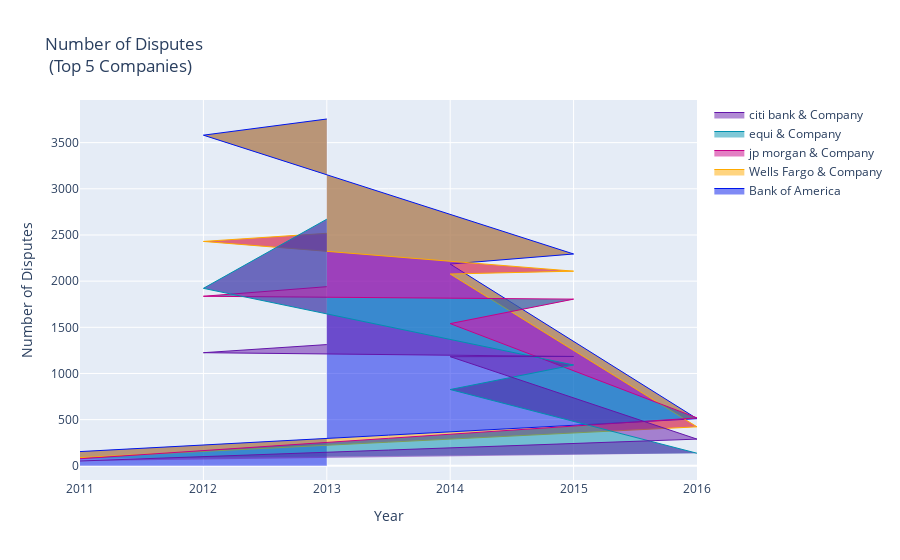

Notebook cell for this chart:
### Code cell
boa_disputes_chart = go.Scatter(
    x=years,
    y=boa_amount,
    text=boa_text,
    name='Bank of America', 
    hoverinfo='x+text',
    mode='lines',
    line=dict(width=1,
             color='rgb(0, 22, 235)',
             ),
    fill='tonexty'
)
wfc_disputes_chart = go.Scatter(
    x=years,
    y=wfc_amount,
    text=wfc_text,
    name='Wells Fargo & Company', 
    hoverinfo='x+text',
    mode='lines',
    line=dict(width=1,
             color='rgb(275, 170, 0)',
             ),
    fill='tonexty'
)
jp_disputes_chart = go.Scatter(
    x=years,
    y=jp_amount,
    text=jp_text,
    name='jp morgan & Company', 
    hoverinfo='x+text',
    mode='lines',
    line=dict(width=1,
             color='rgb(200, 0, 135)',
             ),
    fill='tonexty'
)

equi_disputes_chart = go.Scatter(
    x=years,
    y=equi_amount,
    text=eq_text,
    name='equi & Company', 
    hoverinfo='x+text',
    mode='lines',
    line=dict(width=1,
             color='rgb(0, 145, 175)',
             ),
    fill='tonexty'
)


citi_disputes_chart = go.Scatter(
    x=years,
    y=citi_amount,
    text=citi_text,
    name='citi bank & Company', 
    hoverinfo='x+text',
    mode='lines',
    line=dict(width=1,
             color='rgb(100, 22, 170)',
             ),
    fill='tonexty'
)
layout = dict(title = 'Number of Disputes <br> (Top 5 Companies)',
              xaxis = dict(title = 'Year'),
              yaxis = dict(title = 'Number of Disputes')
             )

data=[boa_disputes_chart,wfc_disputes_chart,jp_disputes_chart,equi_disputes_chart,citi_disputes_chart]
fig = dict(data=data, layout=layout)


iplot(fig, filename='basic-area-no-bound')

### Figure 1 — Plotly figure (JSON) as saved in the notebook; plotly's stock layout.template omitted (floating-point values rounded to 4 significant figures)
{"data": [{"fill": "tonexty", "hoverinfo": "x+text", "line": {"color": "rgb(0, 22, 235)", "width": 1}, "mode": "lines", "name": "Bank of America", "text": ["3756 \n disputes", "3581 \n disputes", "2294 \n disputes", "2185 \n disputes", "510 \n disputes", "154 \n disputes"], "type": "scatter", "x": [2013, 2012, 2015, 2014, 2016, 2011], "y": [3756, 3581, 2294, 2185, 510, 154]}, {"fill": "tonexty", "hoverinfo": "x+text", "line": {"color": "rgb(275, 170, 0)", "width": 1}, "mode": "lines", "name": "Wells Fargo & Company", "text": ["2518 \n disputes", "2430 \n disputes", "2108 \n disputes", "2077 \n disputes", "422 \n disputes", "89 \n disputes"], "type": "scatter", "x": [2013, 2012, 2015, 2014, 2016, 2011], "y": [2518, 2430, 2108, 2077, 422, 89]}, {"fill": "tonexty", "hoverinfo": "x+text", "line": {"color": "rgb(200, 0, 135)", "width": 1}, "mode": "lines", "name": "jp morgan & Company", "text": ["1940 \n disputes", "1836 \n disputes", "1805 \n disputes", "1540 \n disputes", "519 \n disputes", "76 \n disputes"], "type": "scatter", "x": [2013, 2012, 2015, 2014, 2016, 2011], "y": [1940, 1836, 1805, 1540, 519, 76]}, {"fill": "tonexty", "hoverinfo": "x+text", "line": {"color": "rgb(0, 145, 175)", "width": 1}, "mode": "lines", "name": "equi & Company", "text": ["2671 \n disputes", "1922 \n disputes", "1092 \n disputes", "826 \n disputes", "136 \n disputes"], "type": "scatter", "x": [2013, 2012, 2015, 2014, 2016, 2011], "y": [2671, 1922, 1092, 826, 136]}, {"fill": "tonexty", "hoverinfo": "x+text", "line": {"color": "rgb(100, 22, 170)", "width": 1}, "mode": "lines", "name": "citi bank & Company", "text": ["1313 \n disputes", "1225 \n disputes", "1184 \n disputes", "1182 \n disputes", "289 \n disputes", "52 \n disputes"], "type": "scatter", "x": [2013, 2012, 2015, 2014, 2016, 2011], "y": [1313, 1225, 1184, 1182, 289, 52]}], "layout": {"title": {"text": "Number of Disputes <br> (Top 5 Companies)"}, "xaxis": {"title": {"text": "Year"}}, "yaxis": {"title": {"text": "Number of Disputes"}}}}
